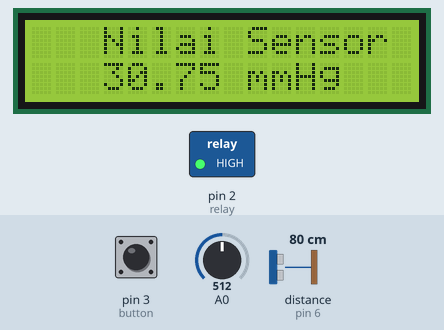
This sketch was run on a simulated Arduino Uno, built with avr-gcc and run on an emulated ATmega328P. Shown: 16×2 character LCD, switched loads named in the sketch (green lamp = pin HIGH). Wiring (inferred from the names in the program): ultrasonic range finder: trigger pin 7; echo pin 6. The inputs (shaded band) are chosen by the test bench; at power-on: pin 3 (button) LOW, A0 = 512, distance to the obstacle (sensor on pin 6) 80 cm. The echo pulse lasts 58.3 µs per cm; pins used as bus, display or sensor lines are not drawn; what the sketch prints to the serial monitor is not drawn.

Above: at 1.2 s.
1.3 s: pin 3 (button) pulled HIGH for 1.25 s
At 2.9 s:
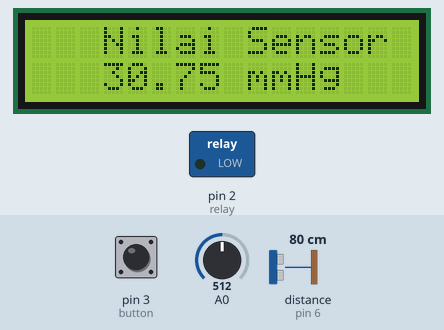
4.6 s: A0 set to 716
At 6.2 s:
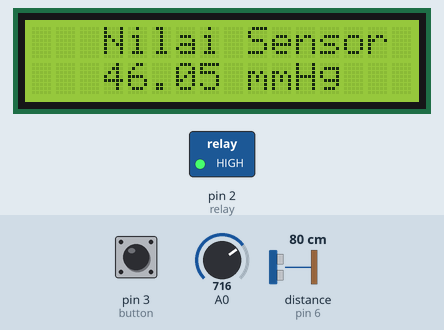
6.7 s: A0 set to 900
At 7.6 s:
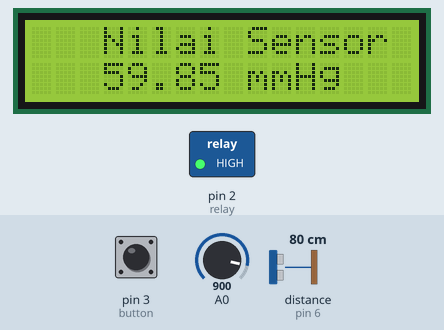
8.8 s: A0 set to 1023
At 10.1 s:
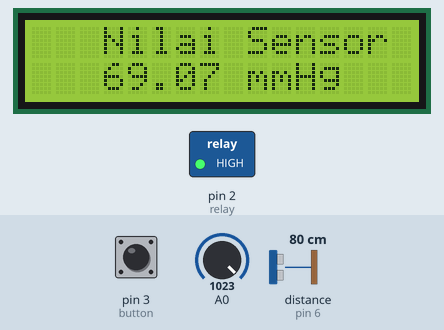
Timing chart, 0 to 11.8 s (numbered marks = the images above; inputs shaded):
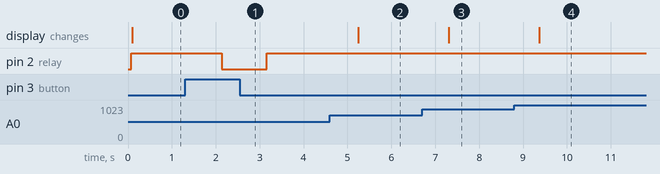

The sketch:

code.ino
```cpp
#include <LiquidCrystal_I2C.h>
LiquidCrystal_I2C lcd(0x27, 16, 2);
const float SensorOffset = 102.0;
#define echoPin 6 //Echo Pin
#define trigPin 7 //Trigger Pin
int button = 3;
int relay = 2;
long duration, distance;
void setup() {
  // put your setup code here, to run once:
  lcd.begin();
  pinMode(button,INPUT);
  pinMode(relay,OUTPUT);
  pinMode(trigPin, OUTPUT);
  pinMode(echoPin, INPUT);
  Serial.begin(9600);
}

void loop() {
  // put your main code here, to run repeatedly:
  float baca = (analogRead(A0)-SensorOffset)/100.0;
  int setButton = digitalRead(button);
  digitalWrite(trigPin, LOW);delayMicroseconds(2);
  digitalWrite(trigPin, HIGH);delayMicroseconds(10);
  digitalWrite(trigPin, LOW);
  duration = pulseIn(echoPin, HIGH);
  distance = duration/58.2;
  if(setButton == 1 && distance < 4){
    digitalWrite(relay,HIGH);
//    Serial.println(distance);
  }else if(setButton == 0 && distance <= 1){
    digitalWrite(relay,HIGH);
//    Serial.println(distance);
  }else if(setButton == 0 && distance >= 0){
    digitalWrite(relay,HIGH);
//    Serial.println(distance);
  }else{
    digitalWrite(relay,LOW);
//    Serial.println(distance);
  }
  lcd.setCursor(3,0);
  lcd.print("Nilai Sensor : ");
  lcd.setCursor(3,1);
  lcd.print(baca*7.5);
  lcd.setCursor(9,1);
  lcd.print("mmHg");
  Serial.println(baca);
  delay(1000);
}
```

Measured:
- after the input at 1.3 s, pin 2 (relay): HIGH → LOW after 0.83 s, → HIGH 1.0 s later
- after the input at 4.6 s, the display: changes after 0.65 s (image 2)
- after the input at 6.7 s, the display: changes after 0.61 s (image 3)
- after the input at 8.8 s, the display: changes after 0.57 s (image 4)
